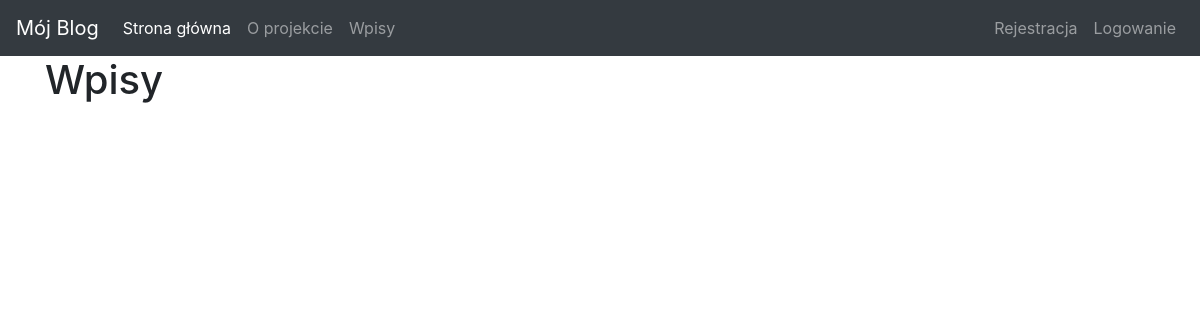
Page /articles on the earlier database version.
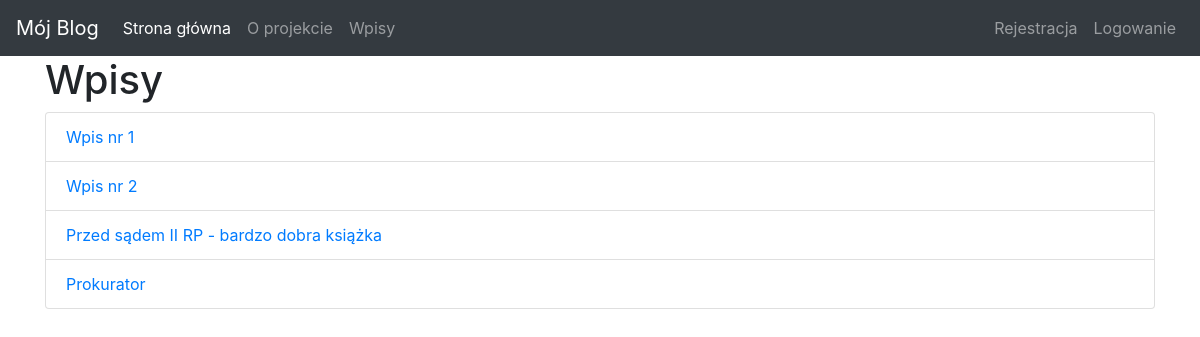
Same page on the later database version.
### tables this page shows
CREATE TABLE "items" (
	"id"	INTEGER,
	"title"	TEXT,
	"body"	TEXT,
	"author"	TEXT,
	"create_date"	TEXT,
	"publish"	INTEGER,
	PRIMARY KEY("id" AUTOINCREMENT)
);

### app.py (the view)
@app.route('/articles')
def articles():
    conn = create_connection()
    c = conn.cursor()
    result = c.execute("SELECT * from items")
    if result:
        articles = c.fetchall()
        return render_template('articles.html', articles=articles)
    else:
        msg="Nie znaleziono wpisów"
    return render_template('articles.html',msg=msg)
    conn.close()

### app.py (called while the page is built)
def create_connection():
    db_abs_path = os.path.dirname(os.path.realpath(__file__)) + 'db/users.db'
    conn = sqlite3.connect('db/users.db', check_same_thread=False)
    return conn

### templates/articles.html
{% extends 'layout.html' %}
{% block body %}
    <h1> Wpisy </h1>
    <ul class="list-group">
         {% for article in articles %}
            {% if article[5]==1 %}
           <li class="list-group-item"><a href="articles/{{article[0]}}"> {{article[1]}} </a></li>
            {% endif %}
    {% endfor %}
    </ul>
{%endblock%}

Differences in the rows shown:
now on this page (row unchanged): items: title "Wpis nr 1"
now on this page (row unchanged): items: title "Wpis nr 2"
now on this page (row edited): items: title "Przed sądem II RP - bardzo dobra książka"
added items: title "Prokurator"
